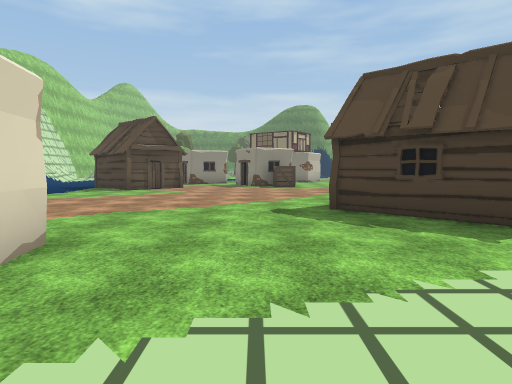
[1] (above)

24 first-person views from a walk through a scene from a Unity 3-D project. The camera is 1.5 m above the floor, tilts 4° down and sees 75° across. The floor is counted in squares, 2 m on a side. Each view is taken from the middle of a square. On the plan, view 1 faces up. The plan holds only what a view shows up to about 11 squares ahead; the rest is blank. The place goes on beyond the plan. The player character is not drawn. Some surface patterns are stand-ins.

[2]
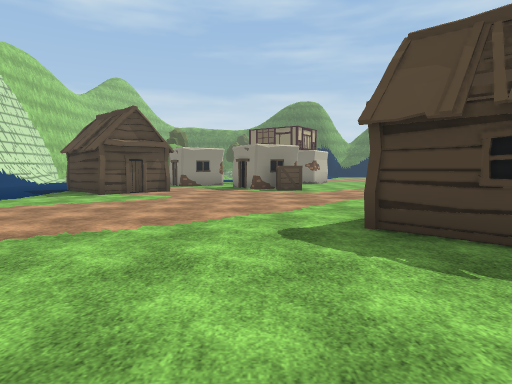

[3]
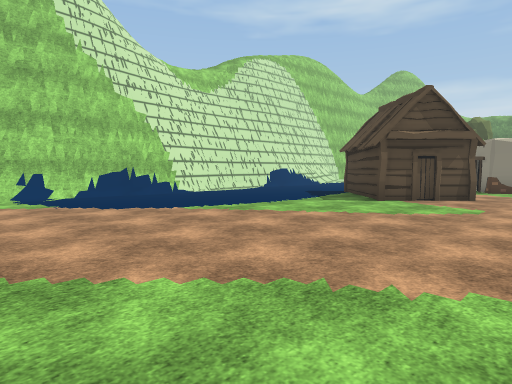

[4]
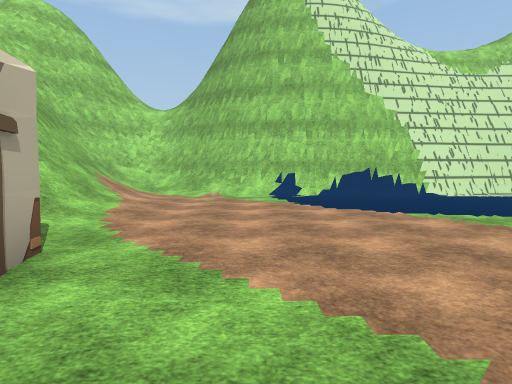

[5]
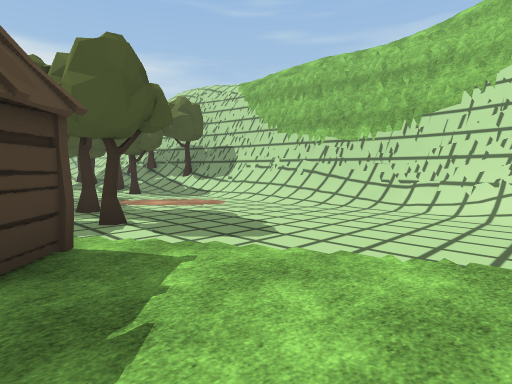

[6]
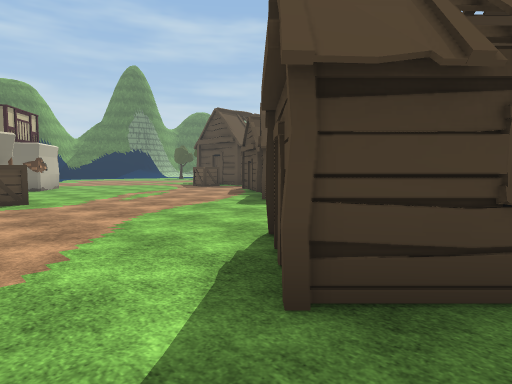

[7]
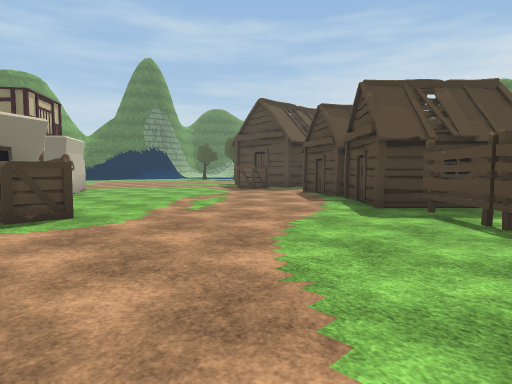

[8]
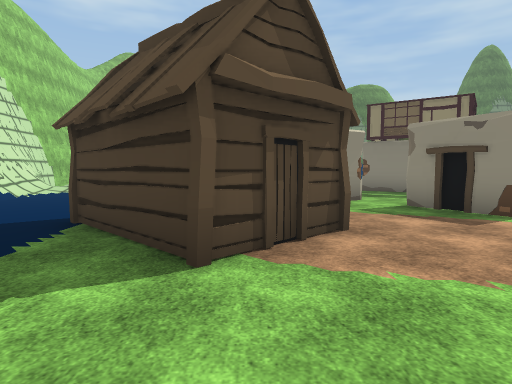

[9]
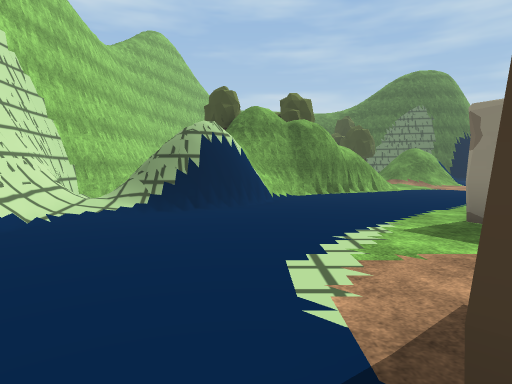

[10]
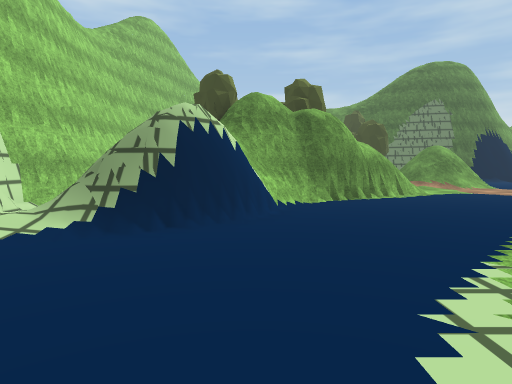

[11]
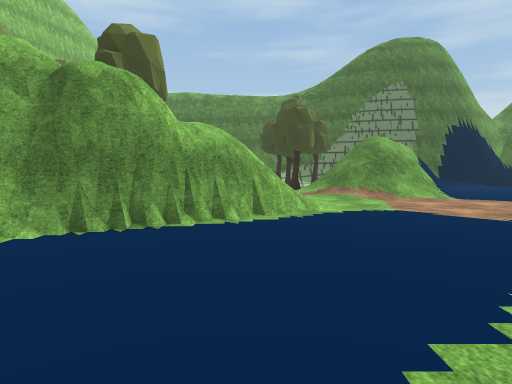

[12]
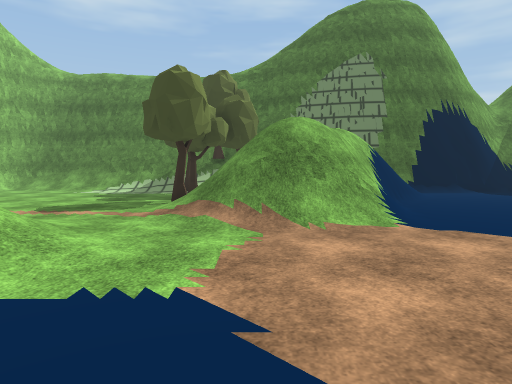

[13]
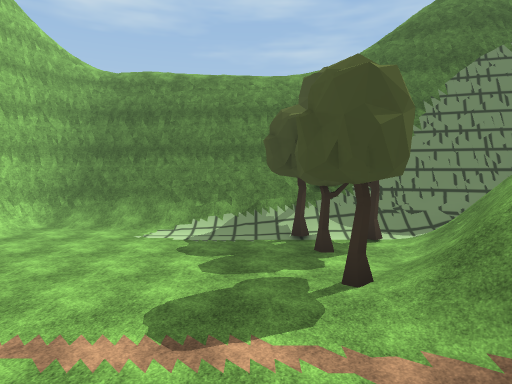

[14]
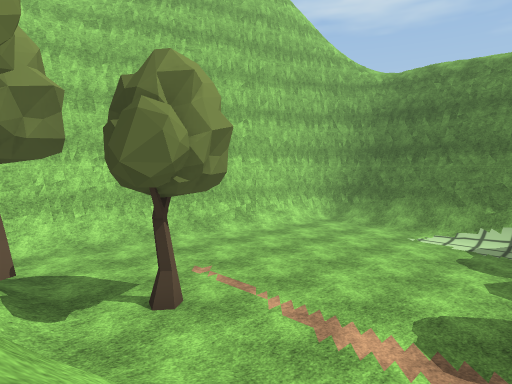

[15]
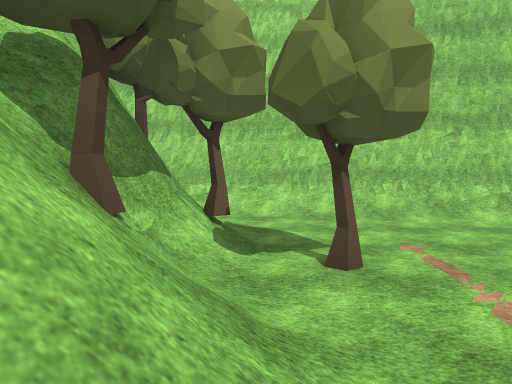

[16]
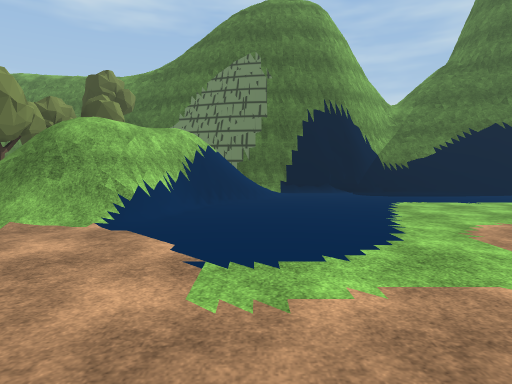

[17]
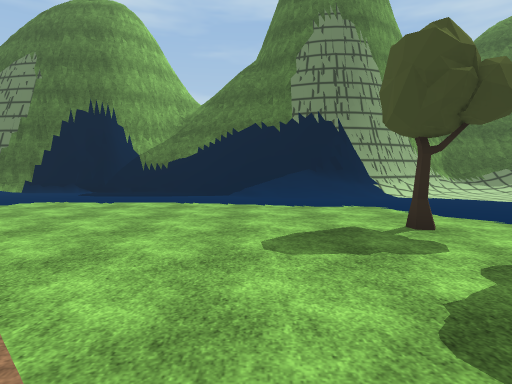

[18]
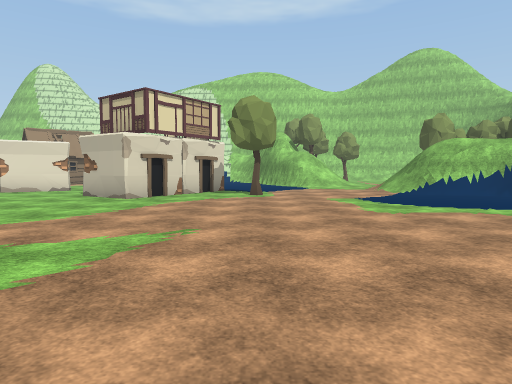

[19]
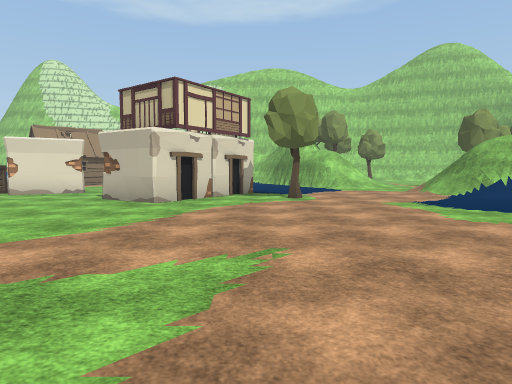

[20]
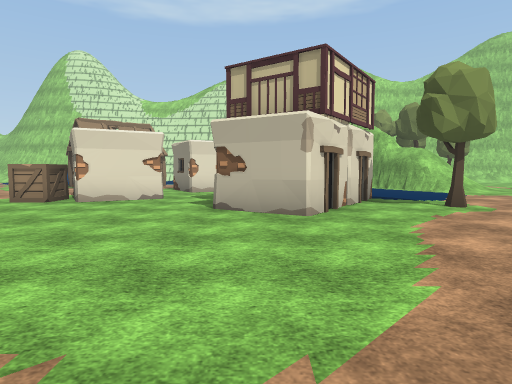

[21]
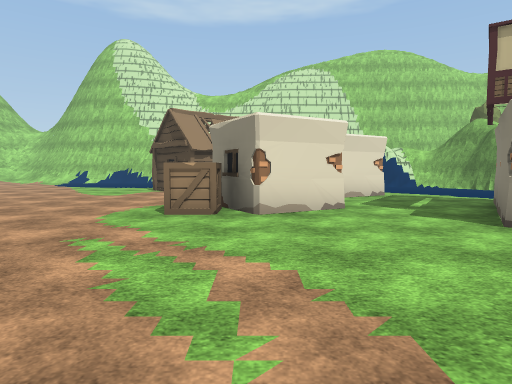

[22]
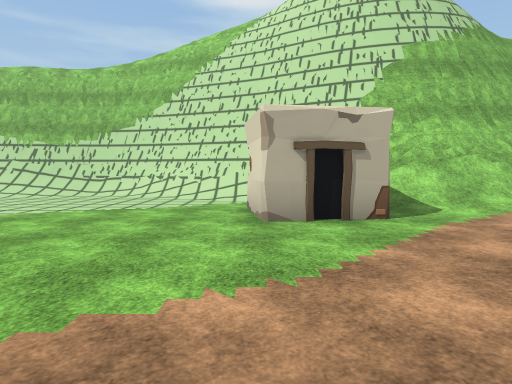

[23]
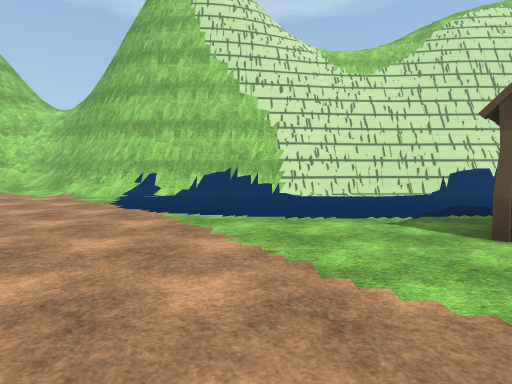

[24]
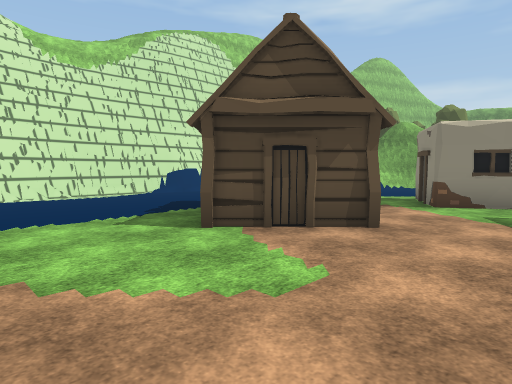

### Floor plan
Key: @ floor where view 1 was taken; # wall or solid block; . floor; / step, stairs or slope; = window, fence, low wall or low ledge; v drop or lower ground; O other object.
Columns run from 12 left of view 1 to 20 right of it. Each row starts with its distance up from view 1.
 36    #######
 35   ##////######
 34   #/..///////#############  ###//
 33   #/......OO/#  /.....//#####//./
 32   #/......O.## //......./////...
 31  ##/......./=//#/..............
 30  ##.......O///##..............
 29  #/.......////#...............
 28  #/...O....//=/..............
 27  #/./O.////.//............O.
 26  #//###O///.................
 25  #  ###O///................
 24 ##  #####/................
 23 ##  ==##......O..........
 22 #.   #..................
 21 #.  ##......O##........
 20 ##/##/......####......
 19 ##///.........##......
 18  #/.....###..........
 17  #/......#O.........
 16  #..........##......
 15  #.....O....#O.......
 14  #....O.O...#O.......O
 13  #....OO.O..........O
 12  #.....OO...........O
 11  #.................O O
 10  ##...............OO O
  9  ##..............OO.O
  8  #..............OO
  7  #.............O
  6  #/...........O.O
  5  #/............OO
  4 ##/............O..
  3 #/.../..###......OOO. O
  2 #///////O #.............
  1 #///###/  ..............
  0 ########  //@.........OO
 -1     vv    ##//..//////O
 -2    vvvvvv #####///####
 -3         vvvv ########
 -4              vvvvvvv
 -5              vvv///
 -6                //

Positions as (right, up) in squares from view 1, and headings:
1: (0, 0), facing up
2: (0, 2), facing up
3: (-1, 4), facing up-left
4: (-1, 5), facing left
5: (0, 5), facing down-right
6: (0, 5), facing up-right
7: (0, 8), facing up-right
8: (-4, 9), facing up
9: (-7, 13), facing up
10: (-7, 15), facing up
11: (-3, 19), facing up
12: (0, 23), facing up
13: (-3, 26), facing up
14: (-3, 26), facing up-left
15: (-3, 27), facing left
16: (4, 23), facing up
17: (12, 23), facing up
18: (12, 23), facing left
19: (11, 22), facing left
20: (9, 19), facing left
21: (7, 15), facing left
22: (-2, 8), facing down
23: (-1, 9), facing left
24: (-1, 9), facing up-left
